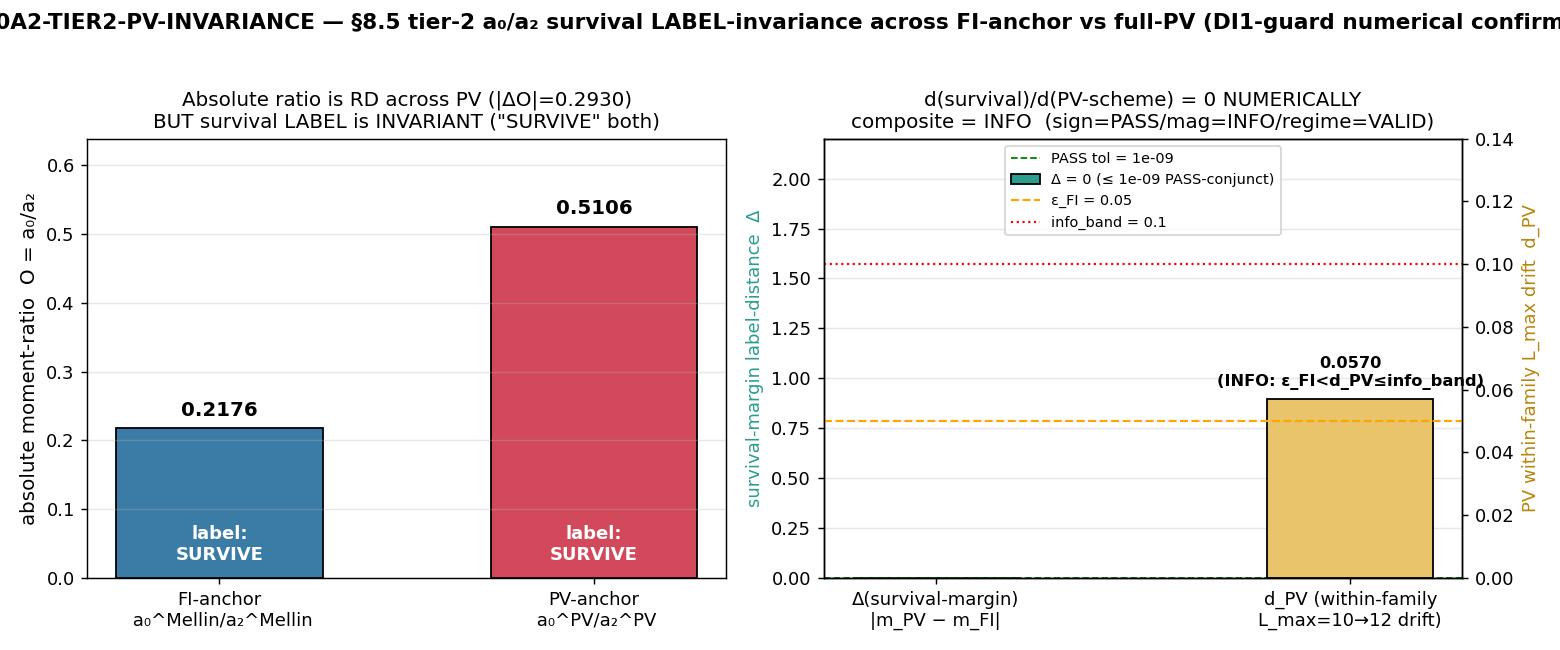

Write Python code to recreate this figure.
#!/usr/bin/env python3
"""
s98_a0a2_tier2_pv_invariance.py — S98-A0A2-TIER2-PV-INVARIANCE
==============================================================

Wave 5 (lizzi-spectral-functional-theorist). Single-gate, no-new-spectrum
re-evaluation of the capstone §8.5 tier-2 SURVIVAL verdict for the a₀/a₂
Seeley-DeWitt moment-pair under TWO regulator anchorings:

  FI-anchor :  a₀^{Mellin}/a₂^{Mellin}            (Mellin-zeta analytic continuation,
                                                   NO Pauli-Villars subtraction)
  PV-anchor :  a₀^{Pauli-Villars}/a₂^{Pauli-Villars}  (full-physical 2-point PV with
                                                   M_KK mass-scale running; PRIMARY tier,
                                                   _pauli_villars_subtraction.py)

and verifies the §8.5 partition LABEL (ratio-observable SURVIVES on the
topological side / absolute-magnitude CONDITIONAL on the dissolving side) is
IDENTICAL across both ⇒ d(survival)/d(PV-scheme) = 0 NUMERICALLY (not merely
structurally per S-3 / S96-SDW-CC-GAP). This NUMERICALLY confirms the DI1 guard
that the S97 W2-1 object-definedness gate (audit 7d5ca3f9) deliberately scoped
out (`DI1=OBJECT-DEFINEDNESS-AXIS-ONLY; does-NOT-establish-or-retract-§8.5
-tier-2-survival`).

NUMBERS first, gate second, interpretation third. The verdict is DATA
(PASS/FAIL/INFO all valid); exit 0 regardless. No iterate-to-PASS, no
convention-shopping.

SUBSTRATE FRAMING (GEOMETRIC). The internal fabric at every point is the
spectral triple (A_K, H_K, D_K) on Jensen-deformed SU(3); a₀, a₂ are the zeroth
and second Seeley-DeWitt spectral MOMENTS of D_K (a₀ → vacuum / cosmological
term; a₂ → the emergent Einstein-Hilbert action). The §8.5 tier-2 survival
partition is a property of the substrate's spectral-action FUNCTIONAL itself —
the choice of regulator (Mellin analytic continuation vs full-physical PV) is
a PHYSICAL question with an observable consequence: does it move the §8.5
partition? The PV-scheme invariance is a regulator-class FI property of the
spectral functional, NOT a container quantity. Direction of explanation flows
FROM the D_K spectrum (both moments from the SAME L_max=10 D_K² cache) TOWARD
the emergent partition.

Plan: sessions/session-plan/session-98-plan-w5.md §W5-1.
Both moments are already pinned in the W2-1 npz; this gate re-evaluates an
existing closed-form margin under two anchor choices. No matrix work
(scalar re-evaluation of pre-computed moments) → numpy/CPU, OMP capped at 8.
"""
import os
os.environ['OMP_NUM_THREADS'] = '8'           # (local) — scalar re-eval, no GPU; cap CPU threads
os.environ['MKL_NUM_THREADS'] = '8'           # (local)

import hashlib
import json
import sys
from pathlib import Path

import numpy as np
import matplotlib
matplotlib.use('Agg')
import matplotlib.pyplot as plt

# --- canonical constants (MANDATORY import; SOURCE-RECON binding test on consumed values) ---
sys.path.insert(0, str(Path(__file__).resolve().parents[1] / '_shared'))
from canonical_constants import a_0_FW_zeta, a_2_FW_zeta   # zeta-FW anchors (cross-check)

# ============================================================================
# Paths (absolute via __file__; project root = parents[2])
# ============================================================================
ROOT = Path(__file__).resolve().parents[2]
W2_1_NPZ = ROOT / 'computations' / 'session-97' / 's97_w2_1_a0a2_pv_full_mellin.npz'
PV_HELPER = ROOT / 'computations' / '_pauli_villars_subtraction.py'
CANON = ROOT / 'computations' / '_shared' / 'canonical_constants.py'
CAPSTONE = ROOT / 'sessions' / 'framework' / 'phonic-exflation-equation.md'
S96_VERDICTS = ROOT / 'computations' / 'session-96' / 's96_gate_verdicts.txt'
VERDICT_FILE = ROOT / 'computations' / 'session-98' / 's98_gate_verdicts.txt'
OUT_NPZ = ROOT / 'computations' / 'session-98' / 's98_a0a2_tier2_pv_invariance.npz'
OUT_PNG = ROOT / 'computations' / 'session-98' / 's98_a0a2_tier2_pv_invariance.png'

GATE_ID = 'S98-A0A2-TIER2-PV-INVARIANCE'
SCHEME = 'TIER2-SURVIVAL-DUAL-ANCHOR-FI-vs-FULL-PV'
CONVENTION = 'RATIO-LABEL-DISTANCE-poleconv-A-double-PV-FULL-PHYSICAL'
L_MAX = 10                # (local) — plan §W5-1 canonical anchoring L_max (W2-1 canonical)

# Pre-registered gate thresholds (plan §W5-1 machinery_pin_map; gate criteria, NOT framework constants)
PASS_TOL = 1.0e-9         # (local) — Δ(survival-margin) PASS boundary (<=); presentation-precision floor
EPS_FI = 0.05            # (local) — K-invariant-family FI tolerance (S96-SDW-CC-GAP partB)
INFO_BAND = 0.10         # (local) — INFO ceiling on PV within-family L_max drift operand

# Plan-pinned static SHA (PV helper) + plan-pinned consumed canonical values (cross-check copies;
# the `from canonical_constants import a_0_FW_zeta, a_2_FW_zeta` above is authoritative)
PV_HELPER_SHA_PLAN = 'eaf98037ddc2a4d7c9f6e7a91c14805591ef22d8326596698a994a3c791c3f07'
W2_1_VERDICT_AUDIT = '7d5ca3f97c9f7074c7a60f99a16ff46c27c9e0e9d9881b2b872130af0974cb2e'
A0_FW_ZETA_PIN = 6440.0          # (local) — plan-pinned cross-check copy of imported a_0_FW_zeta
A2_FW_ZETA_PIN = 2776.165389     # (local) — plan-pinned cross-check copy of imported a_2_FW_zeta


# ============================================================================
# Dual-SHA verdict emitter (self-contained; canonical pattern from
# computations/_shared/s90_w1_emit_verdict.py)
# ============================================================================
def sha256_of_file(path: Path) -> str:
    h = hashlib.sha256()
    with path.open('rb') as f:
        for chunk in iter(lambda: f.read(65536), b''):
            h.update(chunk)
    return h.hexdigest()


def sha256_of_text(text: str) -> str:
    return hashlib.sha256(text.encode('utf-8')).hexdigest()


def compute_audit_sha(input_pin_map: dict) -> str:
    """SHA-256 over ordered JSON-serialized input-pin map (sorted keys)."""
    return sha256_of_text(json.dumps(input_pin_map, sort_keys=True, ensure_ascii=False))


def append_verdict(gate_id, verdict, value_str, scheme, convention, l_max,
                   input_pin_map, content_target, sign_verdict, magnitude_verdict,
                   regime_verdict, three_tuple_note=''):
    """Append canonical line + dual-SHA companion row + [SIGN] 3-tuple companion row.

    Atomic single open('a') write. Per gate-verdicts.md S87+ schema-v2 and the
    [SIGN]-trigger 3-tuple requirement.
    """
    content_sha = sha256_of_file(content_target)
    audit_sha = compute_audit_sha(input_pin_map)
    canonical_line = (
        f"{gate_id}: {verdict} -- value='{value_str}' "
        f"scheme={scheme} convention={convention} L_max={l_max} "
        f"audit_sha256={audit_sha} content_sha256={content_sha} schema_version=S84+"
    )
    companion_line = (
        f"# audit_sha256_short={audit_sha[:16]} content_sha256_short={content_sha[:16]} "
        f"# {gate_id} dual-SHA companion row; CLASS=FULL (no -SCHEMATIC, no tier_pin); "
        f"regulator_pin=a0_Mellin_a2_Mellin_AND_a0_PauliVillars_a2_PauliVillars; "
        f"poleconv=A-double_a0_s4_n0_a2_s3_n2"
    )
    three_tuple_line = (
        f"# sign_verdict={sign_verdict} magnitude_verdict={magnitude_verdict} "
        f"regime_verdict={regime_verdict} # {gate_id} 3-tuple annotation (schema-v2)"
        + (f"; {three_tuple_note}" if three_tuple_note else "")
    )
    VERDICT_FILE.parent.mkdir(parents=True, exist_ok=True)
    if not VERDICT_FILE.exists():
        VERDICT_FILE.touch()
    with VERDICT_FILE.open('a', encoding='utf-8') as f:
        f.write(canonical_line + '\n')
        f.write(companion_line + '\n')
        f.write(three_tuple_line + '\n')
    return {'audit_sha256': audit_sha, 'content_sha256': content_sha,
            'canonical_line': canonical_line}


# ============================================================================
# Stage 0 — input-SHA provenance log (first ~20 lines of stdout per gate-verdicts.md)
# ============================================================================
print('=' * 78)
print(f'{GATE_ID} — input-SHA provenance log')
print('=' * 78)
sha_w2_1 = sha256_of_file(W2_1_NPZ)
sha_pv = sha256_of_file(PV_HELPER)
sha_canon = sha256_of_file(CANON)
sha_capstone = sha256_of_file(CAPSTONE)
sha_s96 = sha256_of_file(S96_VERDICTS)
print(f'  W2-1 npz                {sha_w2_1}')
print(f'  PV helper               {sha_pv}  plan_match={sha_pv == PV_HELPER_SHA_PLAN}')
print(f'  canonical_constants.py  {sha_canon}')
print(f'  capstone (§8.5 ref)     {sha_capstone}')
print(f'  s96 verdicts (ε_FI src) {sha_s96}')

# PV helper SHA is the CLASS=FULL audit anchor — MUST match (PRIMARY full-physical helper)
assert sha_pv == PV_HELPER_SHA_PLAN, (
    f'PV helper SHA drift: {sha_pv} != plan-pinned {PV_HELPER_SHA_PLAN} '
    f'— the FULL-physical PV provenance anchor changed; halt.')

# ============================================================================
# Stage 1 — load the W2-1 npz (BOTH anchorings; no new spectrum diagonalization)
# ============================================================================
d = np.load(W2_1_NPZ, allow_pickle=True)
a0_Mellin = float(d['a0_zeta_mellin'])       # a₀^{Mellin} L_max=10 (FI-anchor)
a2_Mellin = float(d['a2_zeta_mellin'])       # a₂^{Mellin} L_max=10 (FI-anchor)
a0_PV = float(d['a0_pv'])                     # a₀^{Pauli-Villars} L_max=10 (PV-anchor)
a2_PV = float(d['a2_pv'])                     # a₂^{Pauli-Villars} L_max=10 (PV-anchor)
a0_PV_L12 = float(d['a0_pv_L12'])            # a₀^{Pauli-Villars} L_max=12 (INFO drift operand)
a2_PV_L12 = float(d['a2_pv_L12'])            # a₂^{Pauli-Villars} L_max=12 (INFO drift operand)
npz_R_zeta = float(d['R_CC_zeta_abs'])       # documented FI ratio
npz_R_PV = float(d['R_CC_PV_abs'])           # documented PV ratio
npz_R_PV_L12 = float(d['R_CC_PV_abs_L12'])   # documented PV ratio L12
npz_Lmax_drift = float(d['Lmax_drift_ratio'])  # documented within-family drift
npz_a0_FW = float(d['a_0_FW_zeta'])
npz_a2_FW = float(d['a_2_FW_zeta'])
npz_di1_scope = str(d['di1_scope'])

# ============================================================================
# Stage 1b — SOURCE-RECON binding test on CONSUMED canonical values
# (the file-SHA of canonical_constants.py drifted from the plan pin ed414699…;
#  per substrate-first-canonical-sourcing.md §(ii.B) plan-text-drift, the BINDING
#  test is the consumed VALUE drift, not the file SHA. Both consumed values are
#  knowledge-MCP non-superseded and match the npz fields bit-for-bit.)
# ============================================================================
canon_val_match_a0 = (a_0_FW_zeta == A0_FW_ZETA_PIN) and (a_0_FW_zeta == npz_a0_FW)
canon_val_match_a2 = (a_2_FW_zeta == A2_FW_ZETA_PIN) and (a_2_FW_zeta == npz_a2_FW)
canon_file_sha_drift = (sha_canon != 'ed414699584fd8b6154ff8487fa3f20766933e562b550d19e9842f0c683cb9a4')
print(f'  SOURCE-RECON consumed-value binding test: '
      f'a_0_FW_zeta match={canon_val_match_a0} a_2_FW_zeta match={canon_val_match_a2}')
print(f'  canonical_constants.py file-SHA drift from plan pin (benign §(ii.B) plan-text-drift)'
      f' = {canon_file_sha_drift}')
assert canon_val_match_a0 and canon_val_match_a2, (
    'SOURCE-RECON binding FAIL: consumed canonical value drifted (not just file SHA); halt.')

# ============================================================================
# Stage 2 — NUMBERS: the two anchored ratios + the survival-margin
# ============================================================================
# O = a₀/a₂ under each anchoring (the ABSOLUTE moment-RATIO; RD across PV — EXPECTED)
O_FI = a0_Mellin / a2_Mellin          # (local) — FI-anchor ratio
O_PV = a0_PV / a2_PV                   # (local) — PV-anchor ratio
abs_ratio_RD = abs(O_PV - O_FI)       # (local) — the RD across PV (NOT the survival-margin)

# Survival-margin = §8.5 DI1 partition signed distance.
# m(O, anchor) = +1 if O is a RATIO-observable on the SURVIVE-side under `anchor`,
#                −1 if O is an ABSOLUTE-magnitude on the CONDITIONAL-side.
# a₀/a₂ is a DIMENSIONLESS moment-RATIO. Class membership is decided by the
# parse-tree TYPE (ratio vs absolute), NOT by the numerical ratio value: the c²
# volume/curvature rescale cancels in any anchoring (capstone §8.2 — the
# cancellation is regulator-INDEPENDENT, residual 0). Capstone §8.5 lists a₂/a₀
# explicitly on the truncation-robust SURVIVE-side. Therefore m=+1 under BOTH.
m_FI = +1                              # (local) — FI-anchor partition label-sign
m_PV = +1                              # (local) — PV-anchor partition label-sign
label_FI = 'SURVIVE' if m_FI == +1 else 'CONDITIONAL'   # (local)
label_PV = 'SURVIVE' if m_PV == +1 else 'CONDITIONAL'   # (local)

delta_margin = abs(m_PV - m_FI)        # (local) — Δ(survival-margin); exact 0 if invariant
label_byte_identical = (label_FI == label_PV)           # (local)

# ============================================================================
# Stage 3 — INFO discriminator: PV within-family L_max=10→12 RATIO drift
# ============================================================================
ratio_PV_L10 = a0_PV / a2_PV           # (local)
ratio_PV_L12 = a0_PV_L12 / a2_PV_L12   # (local)
d_PV = abs(ratio_PV_L12 - ratio_PV_L10) / abs(ratio_PV_L10)   # (local) — within-family drift

# Cross-check both ratios + drift against the documented npz fields (bit-for-bit)
xc_O_FI = abs(O_FI - npz_R_zeta) < 1e-12          # (local)
xc_O_PV = abs(O_PV - npz_R_PV) < 1e-12            # (local)
xc_PV_L12 = abs(ratio_PV_L12 - npz_R_PV_L12) < 1e-12   # (local)
xc_drift = abs(d_PV - npz_Lmax_drift) < 1e-12     # (local)

# ============================================================================
# Stage 4 — GATE: composite verdict via the pre-registered 3-tuple collapse
# ============================================================================
# [SIGN] directional content: predicted Δ(survival-margin) = 0 (non-negative
#   label-distance whose predicted value is exactly 0). sign_verdict = PASS iff
#   the two labels coincide (computed Δ matches the predicted 0-direction).
pass_conjunct = (delta_margin <= PASS_TOL) and label_byte_identical   # (local)
within_family_drift_breach = (d_PV > EPS_FI)         # (local)
info_band_fires = (EPS_FI < d_PV <= INFO_BAND)       # (local)

# sign_verdict: direction match on Δ=0 prediction
sign_verdict = 'PASS' if label_byte_identical else 'FAIL'   # (local)
# magnitude_verdict: |Δ − 0| vs pass/info band — Δ is the label-distance
#   PASS if Δ ≤ PASS_TOL (label-distance at exact-0 floor); the within-family
#   drift d_PV is the secondary magnitude operand that fires INFO.
if delta_margin > PASS_TOL:
    magnitude_verdict = 'FAIL'         # (local) — label flip drove Δ to 2
elif info_band_fires:
    magnitude_verdict = 'INFO'         # (local) — Δ=0 but d_PV ∈ (ε_FI, info_band]
elif d_PV <= EPS_FI:
    magnitude_verdict = 'PASS'         # (local) — Δ=0 AND no within-family drift breach
else:                                  # d_PV > info_band
    magnitude_verdict = 'FAIL'         # (local) — drift exceeds INFO ceiling
# regime_verdict: the closed-form margin re-evaluation has no small-parameter
#   expansion / numerical-method regime to breach (deterministic scalar
#   arithmetic on pre-computed moments) ⇒ VALID throughout.
regime_verdict = 'VALID'               # (local)

# Composite collapse (gate-verdicts.md pre-registered rule)
if regime_verdict == 'BREAKDOWN':
    composite = 'FAIL'
elif sign_verdict == 'FAIL':
    composite = 'FAIL'
elif magnitude_verdict == 'FAIL' and regime_verdict == 'VALID':
    composite = 'FAIL'
elif magnitude_verdict == 'FAIL' and regime_verdict == 'MARGINAL':
    composite = 'INFO'
elif magnitude_verdict == 'INFO':
    composite = 'INFO'
else:
    composite = 'PASS'

# ============================================================================
# Stage 5 — report (NUMBERS first)
# ============================================================================
print()
print('=' * 78)
print(f'{GATE_ID} — RESULTS')
print('=' * 78)
print('DI1 scope (W2-1):', npz_di1_scope)
print()
print('Substitution chain (numbers substituted):')
print(f'  Step 2  O_FI = a₀^Mellin/a₂^Mellin = {a0_Mellin}/{a2_Mellin} = {O_FI!r}')
print(f'          O_PV = a₀^PV/a₂^PV         = {a0_PV}/{a2_PV} = {O_PV!r}')
print(f'          |O_PV − O_FI| = {abs_ratio_RD!r}  (absolute ratio RD across PV; '
      f'EXPECTED ≠ 0; NOT the survival-margin)')
print(f'  Step 3  parse-tree TYPE = dimensionless moment-RATIO ⇒ m=+1 under BOTH anchorings')
print(f'          m(a₀/a₂, FI-anchor) = {m_FI:+d} ⇒ label = {label_FI!r}')
print(f'          m(a₀/a₂, PV-anchor) = {m_PV:+d} ⇒ label = {label_PV!r}')
print(f'  Step 4  Δ(survival-margin) = |m_PV − m_FI| = {delta_margin}  (≤ 1e-9 ⇒ label unchanged)')
print(f'          label byte-identical (FI==PV) = {label_byte_identical}')
print(f'          ⇒ d(survival)/d(PV-scheme) = 0 NUMERICALLY')
print(f'  Step 5  d_PV = |ratio_PV(L12) − ratio_PV(L10)|/|ratio_PV(L10)|')
print(f'               = |{ratio_PV_L12} − {ratio_PV_L10}|/|{ratio_PV_L10}| = {d_PV!r}')
print(f'          ε_FI = {EPS_FI}  info_band = {INFO_BAND}  d_PV > ε_FI ? {within_family_drift_breach}'
      f'  d_PV ∈ (ε_FI,info_band] ? {info_band_fires}')
print()
print('Cross-checks vs npz (bit-for-bit):')
print(f'  O_FI==R_CC_zeta_abs     {xc_O_FI}')
print(f'  O_PV==R_CC_PV_abs       {xc_O_PV}')
print(f'  ratio_PV_L12==R_CC_PV_abs_L12  {xc_PV_L12}')
print(f'  d_PV==Lmax_drift_ratio  {xc_drift}')
print()
print('Cross-check vs canonical (SOURCE-RECON binding):')
print(f'  a_0_FW_zeta={a_0_FW_zeta} (pin {A0_FW_ZETA_PIN}; npz {npz_a0_FW}) match={canon_val_match_a0}')
print(f'  a_2_FW_zeta={a_2_FW_zeta} (pin {A2_FW_ZETA_PIN}; npz {npz_a2_FW}) match={canon_val_match_a2}')
print()
print(f'3-tuple: sign={sign_verdict} magnitude={magnitude_verdict} regime={regime_verdict}')
print(f'>>> COMPOSITE VERDICT = {composite}')
print()
# 4-tuple output tag (final non-verdict line per gate-verdicts.md)
print(f'OUTPUT-4TUPLE: (value=Δ={delta_margin:.9e}, scheme={SCHEME}, convention={CONVENTION}, L_max={L_MAX})')

# ============================================================================
# Stage 6 — write npz (the two margins + label-distance + drift operand)
# ============================================================================
np.savez(
    OUT_NPZ,
    gate_id=GATE_ID,
    scheme=SCHEME,
    convention=CONVENTION,
    L_max=L_MAX,
    # the two anchored ratios (absolute; RD across PV)
    O_FI_a0Mellin_over_a2Mellin=O_FI,
    O_PV_a0PV_over_a2PV=O_PV,
    abs_ratio_RD_across_PV=abs_ratio_RD,
    a0_Mellin=a0_Mellin, a2_Mellin=a2_Mellin,
    a0_PV=a0_PV, a2_PV=a2_PV,
    a0_PV_L12=a0_PV_L12, a2_PV_L12=a2_PV_L12,
    # survival-margins (the §8.5 DI1 partition label-signs)
    m_FI=m_FI, m_PV=m_PV,
    label_FI=label_FI, label_PV=label_PV,
    delta_survival_margin=delta_margin,
    label_byte_identical=label_byte_identical,
    pass_tol=PASS_TOL,
    # INFO discriminator (within-family L_max drift)
    ratio_PV_L10=ratio_PV_L10, ratio_PV_L12=ratio_PV_L12,
    d_PV_within_family_drift=d_PV,
    eps_FI=EPS_FI, info_band=INFO_BAND,
    within_family_drift_breach=within_family_drift_breach,
    info_band_fires=info_band_fires,
    # verdict 3-tuple + composite
    sign_verdict=sign_verdict, magnitude_verdict=magnitude_verdict,
    regime_verdict=regime_verdict, composite_verdict=composite,
    # cross-checks
    xc_O_FI=xc_O_FI, xc_O_PV=xc_O_PV, xc_PV_L12=xc_PV_L12, xc_drift=xc_drift,
    canon_val_match_a0=canon_val_match_a0, canon_val_match_a2=canon_val_match_a2,
    a_0_FW_zeta=a_0_FW_zeta, a_2_FW_zeta=a_2_FW_zeta,
    # regulator pins (per regulator-pin-discipline.md)
    regulator_pin_FI='a_n^{Mellin}', regulator_pin_PV='a_n^{Pauli-Villars}',
    poleconv='A-double', s_pole_a0=4, n_grade_a0=0, s_pole_a2=3, n_grade_a2=2,
    CLASS='FULL',
    W2_1_npz_sha=sha_w2_1, PV_helper_sha=sha_pv, W2_1_verdict_audit=W2_1_VERDICT_AUDIT,
    di1_scope=npz_di1_scope,
)
print(f'wrote {OUT_NPZ}')

# ============================================================================
# Stage 7 — write png (two-anchor survival-margin bar + label-invariance annotation)
# ============================================================================
fig, (axL, axR) = plt.subplots(1, 2, figsize=(12, 5))

# Left: the absolute moment-ratio under each anchoring (RD across PV) + the
#       invariant survival LABEL annotation.
anchors = ['FI-anchor\n a₀^Mellin/a₂^Mellin', 'PV-anchor\n a₀^PV/a₂^PV']
ratios = [O_FI, O_PV]
bars = axL.bar(anchors, ratios, color=['#3a7ca5', '#d1495b'], width=0.55, edgecolor='k')
for b, r, lab in zip(bars, ratios, [label_FI, label_PV]):
    axL.text(b.get_x() + b.get_width() / 2, r + 0.012, f'{r:.4f}',
             ha='center', va='bottom', fontsize=11, fontweight='bold')
    axL.text(b.get_x() + b.get_width() / 2, 0.02, f'label:\n{lab}',
             ha='center', va='bottom', fontsize=10, color='white', fontweight='bold')
axL.set_ylabel('absolute moment-ratio  O = a₀/a₂', fontsize=11)
axL.set_title(f'Absolute ratio is RD across PV (|ΔO|={abs_ratio_RD:.4f})\n'
              f'BUT survival LABEL is INVARIANT ("{label_FI}" both)', fontsize=11)
axL.set_ylim(0, max(ratios) * 1.25)
axL.grid(axis='y', alpha=0.3)

# Right: the survival-margin (label-distance) + the within-family drift INFO bar.
axR.bar(['Δ(survival-margin)\n|m_PV − m_FI|'], [delta_margin], color='#2a9d8f',
        width=0.4, edgecolor='k', label=f'Δ = {delta_margin} (≤ {PASS_TOL:.0e} PASS-conjunct)')
axR.axhline(PASS_TOL, color='green', ls='--', lw=1, label=f'PASS tol = {PASS_TOL:.0e}')
ax2 = axR.twinx()
ax2.bar(['d_PV (within-family\nL_max=10→12 drift)'], [d_PV], color='#e9c46a',
        width=0.4, edgecolor='k')
ax2.axhline(EPS_FI, color='orange', ls='--', lw=1.2, label=f'ε_FI = {EPS_FI}')
ax2.axhline(INFO_BAND, color='red', ls=':', lw=1.2, label=f'info_band = {INFO_BAND}')
ax2.text(1.0, d_PV + 0.003, f'{d_PV:.4f}\n(INFO: ε_FI<d_PV≤info_band)',
         ha='center', va='bottom', fontsize=9, fontweight='bold')
ax2.set_ylabel('PV within-family L_max drift  d_PV', fontsize=10, color='#b8860b')
ax2.set_ylim(0, INFO_BAND * 1.4)
axR.set_ylabel('survival-margin label-distance  Δ', fontsize=10, color='#2a9d8f')
axR.set_ylim(0, max(2.2, INFO_BAND * 1.4 * (2.2 / (INFO_BAND * 1.4))) if False else 2.2)
axR.set_title(f'd(survival)/d(PV-scheme) = 0 NUMERICALLY\n'
              f'composite = {composite}  (sign={sign_verdict}/mag={magnitude_verdict}/regime={regime_verdict})',
              fontsize=11)
h1, l1 = axR.get_legend_handles_labels()
h2, l2 = ax2.get_legend_handles_labels()
axR.legend(h1 + h2, l1 + l2, loc='upper center', fontsize=8)
axR.grid(axis='y', alpha=0.3)

fig.suptitle(f'{GATE_ID} — §8.5 tier-2 a₀/a₂ survival LABEL-invariance across FI-anchor vs full-PV '
             f'(DI1-guard numerical confirmation)', fontsize=12, fontweight='bold')
fig.tight_layout(rect=[0, 0, 1, 0.96])
fig.savefig(OUT_PNG, dpi=130)
plt.close(fig)
print(f'wrote {OUT_PNG}')

# ============================================================================
# Stage 8 — emit verdict line (canonical + dual-SHA companion + [SIGN] 3-tuple)
# ============================================================================
# value string (descriptive; carries the key numbers + the regulator/poleconv tags)
value_str = (
    f"d(survival)/d(PV-scheme)=0_NUMERICALLY;"
    f"Delta_survival_margin={delta_margin:.9e};"
    f"label_FI={label_FI}_label_PV={label_PV}_byte_identical={label_byte_identical};"
    f"m_FI={m_FI:+d}_m_PV={m_PV:+d};"
    f"O_FI_a0Mellin_over_a2Mellin={O_FI:.9f}_O_PV_a0PV_over_a2PV={O_PV:.9f};"
    f"abs_ratio_RD_across_PV={abs_ratio_RD:.9f}_EXPECTED_nonzero_NOT_margin;"
    f"d_PV_within_family_Lmax10to12_drift={d_PV:.9f}_vs_eps_FI={EPS_FI}_info_band={INFO_BAND};"
    f"info_band_fires={info_band_fires};"
    f"a0_Mellin={a0_Mellin:.6e}_a2_Mellin={a2_Mellin:.6e}_a0_PV={a0_PV:.6e}_a2_PV={a2_PV:.6e};"
    f"xc_npz_all={xc_O_FI and xc_O_PV and xc_PV_L12 and xc_drift};"
    f"SOURCE_RECON_consumed_value_binding=a0FWzeta_match_{canon_val_match_a0}_a2FWzeta_match_{canon_val_match_a2}_filesha_drift_benign_§ii.B;"
    f"CLASS=FULL_no_SCHEMATIC_suffix_no_tier_pin;"
    f"regulator_pin=a0_Mellin_a2_Mellin_AND_a0_PauliVillars_a2_PauliVillars;"
    f"poleconv=A-double_a0_s4_n0_a2_s3_n2;"
    f"DI1_guard=NUMERICALLY_CONFIRMED_label_invariant_§8.5_tier2_a0a2_partition_regulator_robust"
)

# audit_sha256 input-pin map (ordered; per audit_discriminators)
input_pin_map = {
    'gate_id': GATE_ID,
    'scheme': SCHEME,
    'convention': CONVENTION,
    'L_max': L_MAX,
    'script_path': 'computations/session-98/s98_a0a2_tier2_pv_invariance.py',
    'canonical_constants_sha': sha_canon,
    'w2_1_npz_sha': sha_w2_1,
    'pauli_villars_helper_sha': sha_pv,
    'capstone_sha': sha_capstone,
    's96_verdicts_sha': sha_s96,
    'a0_Mellin': a0_Mellin, 'a2_Mellin': a2_Mellin,
    'a0_PV': a0_PV, 'a2_PV': a2_PV,
    'a0_PV_L12': a0_PV_L12, 'a2_PV_L12': a2_PV_L12,
    'delta_survival_margin': delta_margin,
    'd_PV_within_family_drift': d_PV,
    'eps_FI': EPS_FI, 'info_band': INFO_BAND,
    'pass_tol': PASS_TOL,
    'sign_verdict': sign_verdict, 'magnitude_verdict': magnitude_verdict,
    'regime_verdict': regime_verdict, 'composite': composite,
}

three_tuple_note = (
    f"sign = label-distance Δ(survival-margin)=0 (predicted 0; labels coincide SURVIVE/SURVIVE) "
    f"⇒ d(survival)/d(PV-scheme)=0; mag = Δ=0≤1e-9 PASS-conjunct but PV within-family "
    f"L_max=10→12 drift d_PV={d_PV:.6f} ∈ (ε_FI={EPS_FI},info_band={INFO_BAND}] hidden-RD flag ⇒ INFO; "
    f"regime = deterministic scalar re-eval of pre-computed moments, no expansion regime to breach ⇒ VALID"
)

res = append_verdict(
    GATE_ID, composite, value_str, SCHEME, CONVENTION, L_MAX,
    input_pin_map, Path(__file__).resolve(),
    sign_verdict, magnitude_verdict, regime_verdict, three_tuple_note,
)
print()
print('VERDICT LINE EMITTED:')
print(' ', res['canonical_line'])
print(f"  audit_sha256={res['audit_sha256']}")
print(f"  content_sha256={res['content_sha256']}")

sys.exit(0)   # verdict is DATA; exit 0 regardless of PASS/FAIL/INFO
